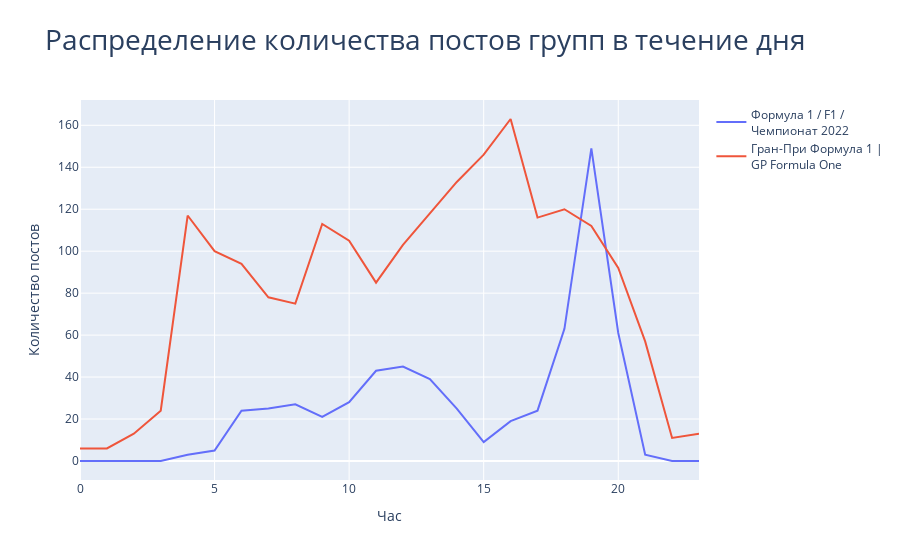

This figure's notebook cell:
### Code cell
fig = go.Figure()

fig.add_trace(go.Line(name="Формула 1 / F1 /<br>Чемпионат 2022", 
                      x=list(range(24)),
                      y=formula_df_post_hours))
fig.add_trace(go.Line(name="Гран-При Формула 1 |<br>GP Formula One", 
                      x=list(range(24)),
                      y=gp_df['date_post'].dt.hour.value_counts().sort_index()))


fig.update_layout(title='Распределение количества постов групп в течение дня')
fig.update_traces(hoverinfo='x+y', hovertemplate="%{x} часов: %{y} постов")
fig.update_yaxes(title="Количество постов")
fig.update_xaxes(title="Час")
fig.update_layout(title_font={'size': 28})
fig.show()

### Figure 1 — Plotly figure (JSON) as saved in the notebook; plotly's stock layout.template omitted (floating-point values rounded to 4 significant figures)
{"data": [{"hoverinfo": "x+y", "hovertemplate": "%{x} часов: %{y} постов", "name": "Формула 1 / F1 /<br>Чемпионат 2022", "type": "scatter", "x": [0, 1, 2, 3, 4, 5, 6, 7, 8, 9, 10, 11, 12, 13, 14, 15, 16, 17, 18, 19, 20, 21, 22, 23], "y": [0, 0, 0, 0, 3, 5, 24, 25, 27, 21, 28, 43, 45, 39, 25, 9, 19, 24, 63, 149, 61, 3, 0, 0]}, {"hoverinfo": "x+y", "hovertemplate": "%{x} часов: %{y} постов", "name": "Гран-При Формула 1 |<br>GP Formula One", "type": "scatter", "x": [0, 1, 2, 3, 4, 5, 6, 7, 8, 9, 10, 11, 12, 13, 14, 15, 16, 17, 18, 19, 20, 21, 22, 23], "y": [6, 6, 13, 24, 117, 100, 94, 78, 75, 113, 105, 85, 103, 118, 133, 146, 163, 116, 120, 112, 92, 57, 11, 13]}], "layout": {"title": {"font": {"size": 28}, "text": "Распределение количества постов групп в течение дня"}, "xaxis": {"title": {"text": "Час"}}, "yaxis": {"title": {"text": "Количество постов"}}}}
